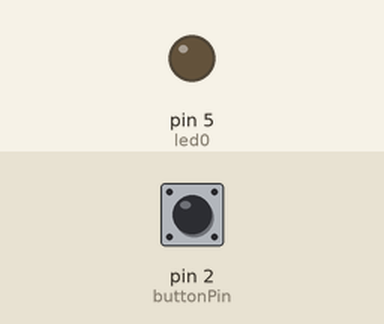
Simulated run of this sketch. Board: Arduino Uno, built with avr-gcc and run on an emulated ATmega328P. Parts: output pins drawn as LEDs (lit = HIGH). The test bench sets the inputs (shaded band); at power-on: pin 2 (buttonPin) HIGH.

Above: at 1.2 s.
1.3 s: pin 2 (buttonPin) pulled LOW for 0.25 s
At 1.5 s:
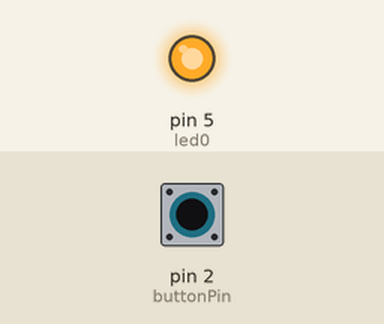
3.1 s: pin 2 (buttonPin) pulled LOW for 3.2 s
At 7.4 s:
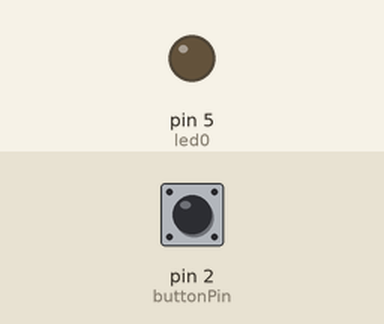
Timing chart, 0 to 8.9 s (numbered marks = the images above; inputs shaded):
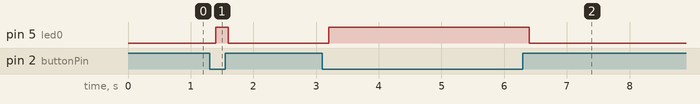

The sketch:

sketch_nov15_4__b.ino
```cpp
/**********************************************************************************
**                                                                               **
**                           on/off button control LED                           **
**                                                                               **
**                           kevin gomez                                         **
**********************************************************************************/


//********** Includes *************************************************************


//********** Variables ************************************************************
const byte led0 = 5;          // donar nom al pin 5 de l’Arduino
const byte buttonPin = 2;     // donar nom al pin 2 de l’Arduino
byte buttonState = 0;         // per guardar l’estat en que és troba el button


//********** Setup ****************************************************************
void setup()
{
  pinMode(led0, OUTPUT);     // definir el pin 5 com una sortida
  pinMode(buttonPin, INPUT); // definir el pin 2 com una entrada
}


//********** Loop *****************************************************************
void loop()
{
        buttonState = digitalRead(buttonPin);  //llegir l’estat del button i gardar-lo
  if (buttonState == 0)  //polsador premut, muntat amb Pull-up
  {
  digitalWrite(led0,HIGH);
  }
  else   //polsador no premut, muntat amb Pull-up
  {
  digitalWrite(led0, LOW);
  }
  delay(200);  //per no estar llegint button molt ràpid
}
//********** Funcions *************************************************************
```

Measured:
- after the input at 1.3 s, pin 5 (led0): LOW → HIGH after 0.10 s, → LOW 0.20 s later
- after the input at 3.1 s, pin 5 (led0): LOW → HIGH after 0.10 s, → LOW 3.2 s later
